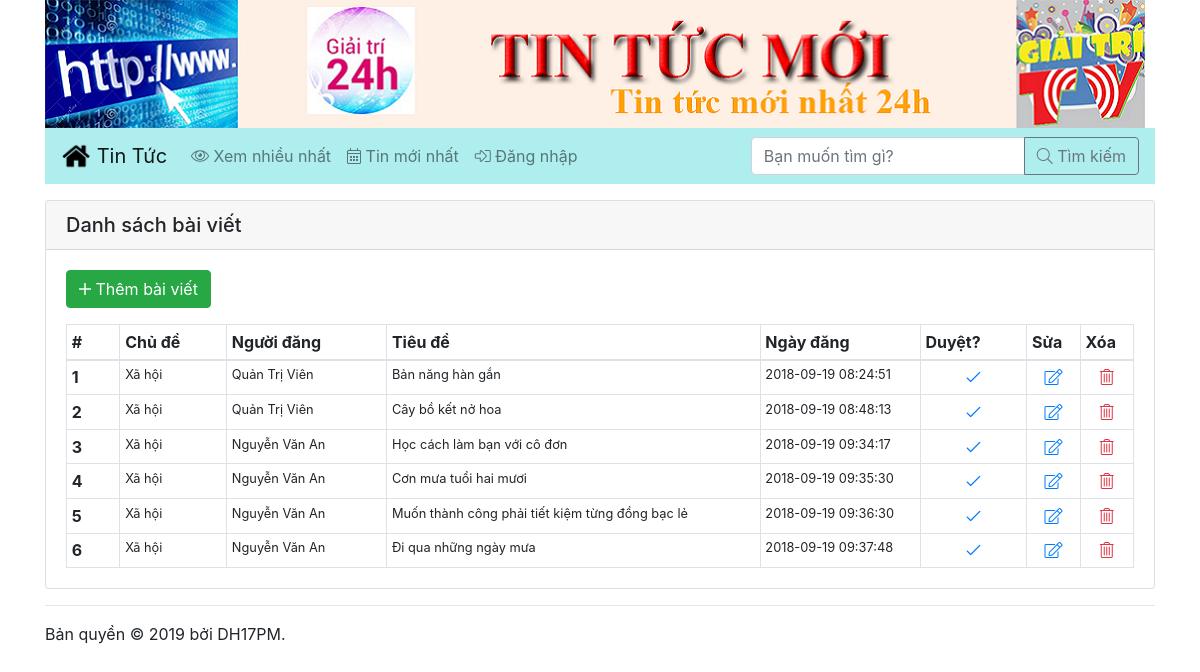
The app's page /baiviet.php with its own data.
### tables this page shows
CREATE TABLE `tbl_baiviet` (
  `ID` int(10) NOT NULL,
  `MaChuDe` int(10) NOT NULL,
  `MaNguoiDung` int(10) NOT NULL,
  `TieuDe` varchar(255) NOT NULL,
  `TomTat` text NOT NULL,
  `NoiDung` text NOT NULL,
  `NgayDang` datetime NOT NULL,
  `LuotXem` int(10) NOT NULL,
  `KiemDuyet` tinyint(1) NOT NULL
);

CREATE TABLE `tbl_chude` (
  `ID` int(10) NOT NULL,
  `TenChuDe` varchar(100) NOT NULL
);

CREATE TABLE `tbl_nguoidung` (
  `ID` int(10) NOT NULL,
  `HoVaTen` varchar(50) NOT NULL,
  `TenDangNhap` varchar(50) NOT NULL,
  `MatKhau` varchar(100) NOT NULL,
  `QuyenHan` tinyint(1) NOT NULL,
  `Khoa` tinyint(1) NOT NULL
);

### baiviet.php (the view, shortened to what this page needs)
<?php
	include_once "ketnoi.php";
	$sql = "SELECT b.*, c.TenChuDe, n.HoVaTen
			FROM tbl_baiviet b, tbl_chude c, tbl_nguoidung n
			WHERE b.MaChuDe = c.ID AND b.MaNguoiDung = n.ID";
	$danhsach = mysqli_query($link, $sql);
?>
<!DOCTYPE html>
<html lang="en">
<?php include_once "header.php"; ?>
<body>
	<div class="container">
		<?php include_once "navbar.php"; ?>
		<div class="card mt-3">
			<h5 class="card-header">Danh sách bài viết</h5>
			<div class="card-body">
				<p><a href="baiviet_them.php" class="btn btn-success"><i class="fal fa-plus"></i> Thêm bài viết</a></p>
				<table class="table table-bordered table-sm mb-0">
					<thead>
						<tr>
							<th width="5%">#</th>
							<th width="10%">Chủ đề</th>
							<th width="15%">Người đăng</th>
							<th width="35%">Tiêu đề</th>
							<th width="15%">Ngày đăng</th>
							<th width="10%">Duyệt?</th>
							<th width="5%">Sửa</th>
							<th width="5%">Xóa</th>
						</tr>
					</thead>
					<tbody>
						<?php
							while($dong = mysqli_fetch_array($danhsach))
							{
								echo "<tr>";
									echo "<th>{$dong['ID']}</th>";
									echo "<td class='small'>{$dong['TenChuDe']}</td>";
									echo "<td class='small'>{$dong['HoVaTen']}</td>";
									echo "<td class='small'>{$dong['TieuDe']}</td>";
									echo "<td class='small'>{$dong['NgayDang']}</td>";
									echo "<td class='text-center'>";
										if($dong['KiemDuyet'] == 0)
											echo "<a href='baiviet_duyet.php?id={$dong['ID']}'><i class='fal fa-ban text-danger'></i></a>";
										else
											echo "<a href='baiviet_duyet.php?id={$dong['ID']}'><i class='fal fa-check text-primary'></i></a>";
									echo "</td>";
									echo "<td class='text-center'><a href='baiviet_sua.php?id={$dong['ID']}'><i class='fal fa-edit'></i></a></td>";
									echo "<td class='text-center'><a href='baiviet_xoa.php?id={$dong['ID']}' onclick='return confirm(\"Bạn có muốn xóa bài viết {$dong['TieuDe']} không?\")'><i class='fal fa-trash-alt text-danger'></i></a></td>";
								echo "</tr>";
							}
						?>
					</tbody>
				</table>
			</div>
		</div>
		<?php include_once "footer.php"; ?>
	</div>
</body>
</html>

### header.php (shortened to what this page needs)
<head>
	<link rel="stylesheet" type="text/css" href="css/bootstrap.min.css" />
	<link rel="stylesheet" type="text/css" href="css/font-awesome.min.css" />
	<link rel="stylesheet" type="text/css" href="css/style.css" />
</head>

### navbar.php (shortened to what this page needs)
<img src="images\a.png" class="img-fluid" alt="Responsive image">
<nav class="navbar navbar-expand-xl navbar-light" style="background-color:#afeeee;">
	<a class="navbar-brand" href="index.php">
		<img src="images/new.png" width="30" height="30" class="d-inline-block align-top" alt="" /> Tin Tức
	</a>
	<div class="collapse navbar-collapse" id="navbarSupportedContent">
		<ul class="navbar-nav mr-auto">
			<li class="nav-item">
				<a class="nav-link" href="#"><i class="fal fa-eye"></i> Xem nhiều nhất</a>
			</li>
			<li class="nav-item">
				<a class="nav-link" href="#"><i class="fal fa-calendar-alt"></i> Tin mới nhất</a>
			</li>
			<?php if(!isset($_SESSION['MaND'])) { ?>
				<li class="nav-item">
					<a class="nav-link" href="dangnhap.php"><i class="fal fa-sign-in-alt"></i> Đăng nhập</a>
				</li>
			<?php } ?>
		</ul>
		<form class="form-inline my-2 my-lg-0">
			<div class="input-group">
				<input type="text" class="form-control" placeholder="Bạn muốn tìm gì?" aria-label="Tìm kiếm" aria-describedby="button-addon2">
				<div class="input-group-append">
					<button class="btn btn-outline-secondary" type="button" id="button-addon2"><i class="fal fa-search"></i> Tìm kiếm</button>
				</div>
			</div>
		</form>
	</div>
</nav>

### footer.php
<hr />
<footer>Bản quyền &copy; 2019 bởi DH17PM.</footer>

### records on screen
tbl_baiviet: ID "1", MaChuDe.TenChuDe "Xã hội", MaNguoiDung.HoVaTen "Quản Trị Viên", TieuDe "Bản năng hàn gắn", NgayDang "2018-09-19 08:24:51"
tbl_baiviet: ID "2", MaChuDe.TenChuDe "Xã hội", MaNguoiDung.HoVaTen "Quản Trị Viên", TieuDe "Cây bồ kết nở hoa", NgayDang "2018-09-19 08:48:13"
tbl_baiviet: ID "3", MaChuDe.TenChuDe "Xã hội", MaNguoiDung.HoVaTen "Nguyễn Văn An", TieuDe "Học cách làm bạn với cô đơn", NgayDang "2018-09-19 09:34:17"
tbl_baiviet: ID "4", MaChuDe.TenChuDe "Xã hội", MaNguoiDung.HoVaTen "Nguyễn Văn An", TieuDe "Cơn mưa tuổi hai mươi", NgayDang "2018-09-19 09:35:30"
tbl_baiviet: ID "5", MaChuDe.TenChuDe "Xã hội", MaNguoiDung.HoVaTen "Nguyễn Văn An", TieuDe "Muốn thành công phải tiết kiệm từng đồng bạc lẻ", NgayDang "2018-09-19 09:36:30"
tbl_baiviet: ID "6", MaChuDe.TenChuDe "Xã hội", MaNguoiDung.HoVaTen "Nguyễn Văn An", TieuDe "Đi qua những ngày mưa", NgayDang "2018-09-19 09:37:48"
